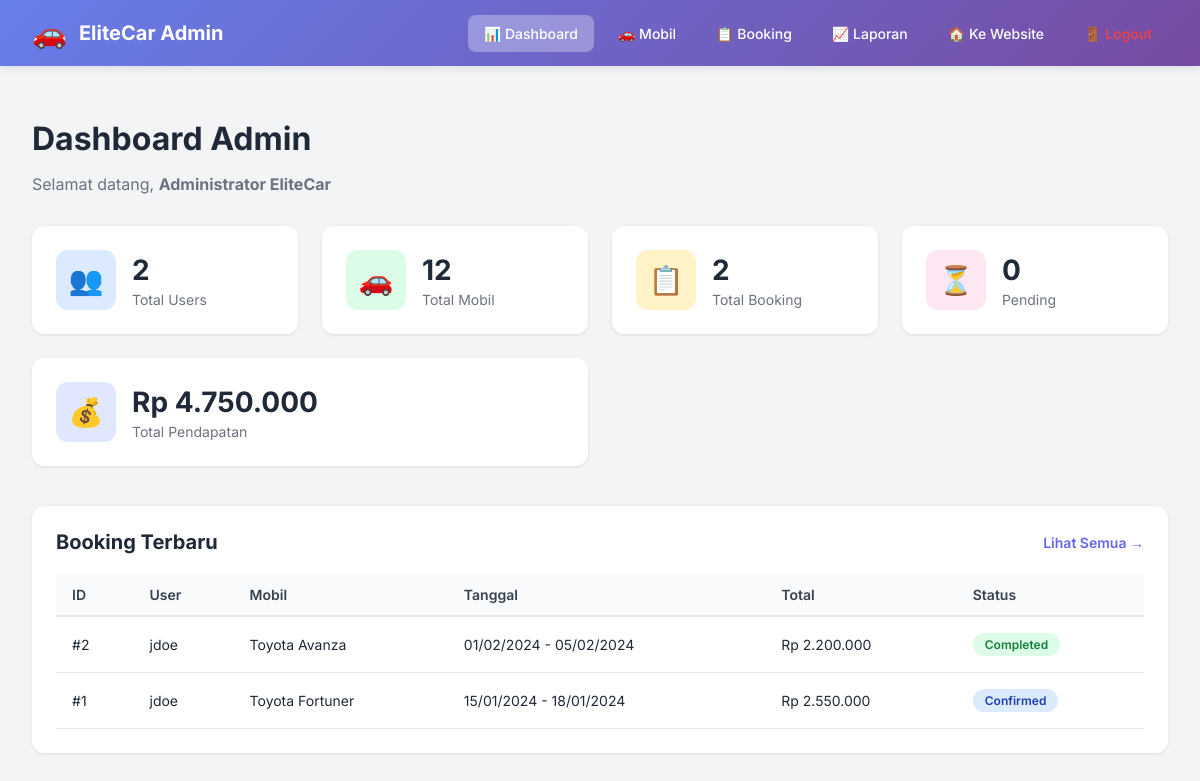
Page /admin/dashboard.php (signed in) on the committed database.
### tables this page shows
CREATE TABLE IF NOT EXISTS users (
    id INT AUTO_INCREMENT PRIMARY KEY,
    username VARCHAR(50) NOT NULL UNIQUE,
    email VARCHAR(100) NOT NULL UNIQUE,
    password VARCHAR(255) NOT NULL,
    full_name VARCHAR(100) NOT NULL,
    phone VARCHAR(20),
    role ENUM('customer', 'admin') DEFAULT 'customer' COMMENT 'User role: customer untuk pelanggan biasa, admin untuk pemilik/administrator',
    created_at TIMESTAMP DEFAULT CURRENT_TIMESTAMP,
    updated_at TIMESTAMP DEFAULT CURRENT_TIMESTAMP ON UPDATE CURRENT_TIMESTAMP,
    INDEX idx_username (username),
    INDEX idx_email (email),
    INDEX idx_role (role)
);

CREATE TABLE IF NOT EXISTS bookings (
    id INT AUTO_INCREMENT PRIMARY KEY,
    user_id INT NOT NULL,
    car_id INT NOT NULL,
    renter_name VARCHAR(100) NOT NULL,
    renter_email VARCHAR(100) NOT NULL,
    start_date DATE NOT NULL,
    end_date DATE NOT NULL,
    total_days INT NOT NULL,
    total_price DECIMAL(10, 2) NOT NULL,
    payment_method VARCHAR(50) DEFAULT 'transfer',
    status ENUM('pending', 'confirmed', 'completed', 'cancelled') DEFAULT 'pending',
    created_at TIMESTAMP DEFAULT CURRENT_TIMESTAMP,
    updated_at TIMESTAMP DEFAULT CURRENT_TIMESTAMP ON UPDATE CURRENT_TIMESTAMP,
    FOREIGN KEY (user_id) REFERENCES users(id) ON DELETE CASCADE,
    FOREIGN KEY (car_id) REFERENCES cars(id) ON DELETE CASCADE,
    INDEX idx_user_id (user_id),
    INDEX idx_car_id (car_id),
    INDEX idx_status (status),
    INDEX idx_dates (start_date, end_date)
);

CREATE TABLE IF NOT EXISTS cars (
    id INT AUTO_INCREMENT PRIMARY KEY,
    name VARCHAR(100) NOT NULL,
    type ENUM('SUV', 'Sedan', 'Van') NOT NULL,
    price_per_day DECIMAL(10, 2) NOT NULL,
    image VARCHAR(255),
    description TEXT,
    is_available BOOLEAN DEFAULT TRUE,
    created_at TIMESTAMP DEFAULT CURRENT_TIMESTAMP,
    updated_at TIMESTAMP DEFAULT CURRENT_TIMESTAMP ON UPDATE CURRENT_TIMESTAMP,
    INDEX idx_type (type),
    INDEX idx_available (is_available)
);

### config.php (called while the page is built, shortened)
<?php
function getDBConnection() {
    $conn = new mysqli(DB_HOST, DB_USER, DB_PASS, DB_NAME);
    $conn->set_charset("utf8mb4");
    return $conn;
}
function getCurrentUser() {
    $conn = getDBConnection();
    $user_id = $_SESSION['user_id'];
    $stmt = $conn->prepare("SELECT id, username, email, full_name, created_at FROM users WHERE id = ?");
    $stmt->bind_param("i", $user_id);
    $stmt->execute();
    $result = $stmt->get_result();
    $user = $result->fetch_assoc();
    return $user;
}

### admin/dashboard.php (the view, shortened to what this page needs)
<?php
require_once '../config.php';
$current_user = getCurrentUser();
$conn = getDBConnection();
$stats = [];
$result = $conn->query("SELECT COUNT(*) as count FROM users");
$stats['total_users'] = $result->fetch_assoc()['count'];
$result = $conn->query("SELECT COUNT(*) as count FROM cars");
$stats['total_cars'] = $result->fetch_assoc()['count'];
$result = $conn->query("SELECT COUNT(*) as count FROM bookings");
$stats['total_bookings'] = $result->fetch_assoc()['count'];
$result = $conn->query("SELECT COUNT(*) as count FROM bookings WHERE status = 'pending'");
$stats['pending_bookings'] = $result->fetch_assoc()['count'];
$result = $conn->query("SELECT SUM(total_price) as revenue FROM bookings WHERE status IN ('confirmed', 'completed')");
$stats['total_revenue'] = $result->fetch_assoc()['revenue'] ?? 0;
$recent_bookings = $conn->query("
    SELECT b.*, c.name as car_name, u.username
    FROM bookings b
    JOIN cars c ON b.car_id = c.id
    JOIN users u ON b.user_id = u.id
    ORDER BY b.created_at DESC
    LIMIT 5
");
?>
<!DOCTYPE html>
<html lang="id">
<head>
    <link rel="stylesheet" href="../styles.css">
    <link rel="stylesheet" href="admin.css">
</head>
<body class="admin-body">
    <?php include 'admin_nav.php'; ?>
    <div class="admin-container">
        <div class="admin-header">
            <h1>Dashboard Admin</h1>
            <p>Selamat datang, <strong><?php echo htmlspecialchars($current_user['full_name']); ?></strong></p>
        </div>
        <div class="stats-grid">
            <div class="stat-card">
                <div class="stat-icon" style="background: #dbeafe; color: #1e40af;">👥</div>
                <div class="stat-content">
                    <h3><?php echo number_format($stats['total_users']); ?></h3>
                    <p>Total Users</p>
                </div>
            </div>
            <div class="stat-card">
                <div class="stat-icon" style="background: #dcfce7; color: #15803d;">🚗</div>
                <div class="stat-content">
                    <h3><?php echo number_format($stats['total_cars']); ?></h3>
                    <p>Total Mobil</p>
                </div>
            </div>
            <div class="stat-card">
                <div class="stat-icon" style="background: #fef3c7; color: #92400e;">📋</div>
                <div class="stat-content">
                    <h3><?php echo number_format($stats['total_bookings']); ?></h3>
                    <p>Total Booking</p>
                </div>
            </div>
            <div class="stat-card">
                <div class="stat-icon" style="background: #fce7f3; color: #9f1239;">⏳</div>
                <div class="stat-content">
                    <h3><?php echo number_format($stats['pending_bookings']); ?></h3>
                    <p>Pending</p>
                </div>
            </div>
            <div class="stat-card stat-card-wide">
                <div class="stat-icon" style="background: #e0e7ff; color: #4338ca;">💰</div>
                <div class="stat-content">
                    <h3>Rp <?php echo number_format($stats['total_revenue'], 0, ',', '.'); ?></h3>
                    <p>Total Pendapatan</p>
                </div>
            </div>
        </div>
        <div class="admin-section">
            <div class="section-header">
                <h2>Booking Terbaru</h2>
                <a href="bookings.php" class="btn-link">Lihat Semua →</a>
            </div>
            <div class="table-container">
                <table class="admin-table">
                    <thead>
                        <tr>
                            <th>ID</th>
                            <th>User</th>
                            <th>Mobil</th>
                            <th>Tanggal</th>
                            <th>Total</th>
                            <th>Status</th>
                        </tr>
                    </thead>
                    <tbody>
                        <?php if ($recent_bookings->num_rows > 0): ?>
                            <?php while ($booking = $recent_bookings->fetch_assoc()): ?>
                                <tr>
                                    <td>#<?php echo $booking['id']; ?></td>
                                    <td><?php echo htmlspecialchars($booking['username']); ?></td>
                                    <td><?php echo htmlspecialchars($booking['car_name']); ?></td>
                                    <td><?php echo date('d/m/Y', strtotime($booking['start_date'])); ?> - <?php echo date('d/m/Y', strtotime($booking['end_date'])); ?></td>
                                    <td>Rp <?php echo number_format($booking['total_price'], 0, ',', '.'); ?></td>
                                    <td><span class="badge badge-<?php echo $booking['status']; ?>"><?php echo ucfirst($booking['status']); ?></span></td>
                                </tr>
                            <?php endwhile; ?>
                        <?php else: ?>
                            <tr>
                                <td colspan="6" style="text-align: center; padding: 40px; color: #9ca3af;">Belum ada booking</td>
                            </tr>
                        <?php endif; ?>
                    </tbody>
                </table>
            </div>
        </div>
    </div>
</body>
</html>

### admin/admin_nav.php (shortened to what this page needs)
<nav class="admin-nav">
    <div class="nav-brand">
        <span class="nav-logo">🚗</span>
        <span class="nav-title">EliteCar Admin</span>
    </div>
    <ul class="nav-menu">
        <li><a href="dashboard.php" class="<?php echo basename($_SERVER['PHP_SELF']) == 'dashboard.php' ? 'active' : ''; ?>">📊 Dashboard</a></li>
        <li><a href="cars.php" class="<?php echo basename($_SERVER['PHP_SELF']) == 'cars.php' ? 'active' : ''; ?>">🚗 Mobil</a></li>
        <li><a href="bookings.php" class="<?php echo basename($_SERVER['PHP_SELF']) == 'bookings.php' ? 'active' : ''; ?>">📋 Booking</a></li>
        <li><a href="reports.php" class="<?php echo basename($_SERVER['PHP_SELF']) == 'reports.php' ? 'active' : ''; ?>">📈 Laporan</a></li>
        <li><a href="../index.php">🏠 Ke Website</a></li>
        <li><a href="../logout.php" id="admin-logout-link" style="color: #ef4444;">🚪 Logout</a></li>
    </ul>
</nav>

### styles.css (style rules this page uses)
:root { --bg: #0D0D0D; --primary: #007BFF; --primary-hover: #0056CC; --surface: #ffffff; --text: #0f172a; --text-muted: #475569; --text-inverse: #ffffff; --brand-500: #1E90FF; --brand-600: #007BFF; --brand-700: #0056CC; --brand-50: #eaf4ff; --text-900: #0f172a; --text-600: #475569; --border: #e2e8f0; --card: #ffffff; --bg-dark: #0D0D0D; --bg-dark-2: #111111; --success: #16a34a; --danger: #dc2626; --chip-bg: #eef2f6; --chip-text: #0f172a; --shadow: 0 10px 20px rgba(2, 6, 23, 0.06), 0 2px 6px rgba(2, 6, 23, 0.05); --focus-ring: 0 0 0 4px rgba(0, 123, 255, 0.3); }
* { box-sizing: border-box; }
html { scroll-behavior: smooth; }
html, body { height: 100%; }
body { margin: 0; font-family: 'Inter', system-ui, -apple-system, Segoe UI, Roboto, Arial, sans-serif; color: var(--text-inverse); background: radial-gradient(1200px 800px at 110% -60%, rgba(0, 123, 255, .12), transparent), linear-gradient(180deg, var(--bg-dark), var(--bg-dark-2) 60%, #0b0b0b); }

### admin/admin.css (style rules this page uses)
.admin-body { background: #f3f4f6; font-family: 'Inter', sans-serif; margin: 0; padding: 0; }
.admin-nav { background: linear-gradient(135deg, #667eea 0%, #764ba2 100%); color: white; padding: 16px 32px; display: flex; justify-content: space-between; align-items: center; box-shadow: 0 2px 8px rgba(0, 0, 0, 0.1); }
.nav-brand { display: flex; align-items: center; gap: 12px; }
.nav-logo { font-size: 28px; }
.nav-title { font-size: 20px; font-weight: 700; }
.nav-menu { list-style: none; display: flex; gap: 8px; margin: 0; padding: 0; }
.nav-menu a { color: white; text-decoration: none; padding: 10px 16px; border-radius: 8px; transition: all 0.2s; font-weight: 500; font-size: 14px; }
.nav-menu a.active { background: rgba(255, 255, 255, 0.3); }
.admin-container { max-width: 1400px; margin: 0 auto; padding: 32px; }
.admin-header { margin-bottom: 32px; }
.admin-header h1 { font-size: 32px; font-weight: 700; color: #1f2937; margin-bottom: 8px; }
.admin-header p { color: #6b7280; font-size: 16px; }
.stats-grid { display: grid; grid-template-columns: repeat(auto-fit, minmax(250px, 1fr)); gap: 24px; margin-bottom: 40px; }
.stat-card { background: white; border-radius: 12px; padding: 24px; box-shadow: 0 1px 3px rgba(0, 0, 0, 0.1); display: flex; align-items: center; gap: 16px; transition: transform 0.2s, box-shadow 0.2s; }
.stat-card-wide { grid-column: span 2; }
.stat-icon { width: 60px; height: 60px; border-radius: 12px; display: flex; align-items: center; justify-content: center; font-size: 28px; }
.stat-content h3 { font-size: 28px; font-weight: 700; color: #1f2937; margin: 0 0 4px 0; }
.stat-content p { color: #6b7280; margin: 0; font-size: 14px; }
.admin-section { background: white; border-radius: 12px; padding: 24px; box-shadow: 0 1px 3px rgba(0, 0, 0, 0.1); margin-bottom: 24px; }
.section-header { display: flex; justify-content: space-between; align-items: center; margin-bottom: 20px; }
.section-header h2 { font-size: 20px; font-weight: 700; color: #1f2937; margin: 0; }
.btn-link { color: #6366f1; text-decoration: none; font-weight: 600; font-size: 14px; transition: color 0.2s; }
.table-container { overflow-x: auto; }
.admin-table { width: 100%; border-collapse: collapse; }
.admin-table thead { background: #f9fafb; }
.admin-table th { padding: 12px 16px; text-align: left; font-weight: 600; color: #374151; font-size: 14px; border-bottom: 2px solid #e5e7eb; }
.admin-table td { padding: 16px; border-bottom: 1px solid #e5e7eb; color: #1f2937; font-size: 14px; }
.badge { padding: 4px 12px; border-radius: 12px; font-size: 12px; font-weight: 600; display: inline-block; }
.badge-confirmed { background: #dbeafe; color: #1e40af; }
.badge-completed { background: #dcfce7; color: #15803d; }

### rows in the picture
users: full_name "Administrator EliteCar"
bookings: id "2", user.username "jdoe", car.name "Toyota Avanza", start_date "01/02/2024", end_date "05/02/2024", total_price "2.200.000", status "Completed"
bookings: id "1", user.username "jdoe", car.name "Toyota Fortuner", start_date "15/01/2024", end_date "18/01/2024", total_price "2.550.000", status "Confirmed"

### other values in the picture
$stats['total_users'] "2"
$stats['total_cars'] "12"
$stats['total_bookings'] "2"
$stats['pending_bookings'] "0"
$stats['total_revenue'] "4.750.000"
